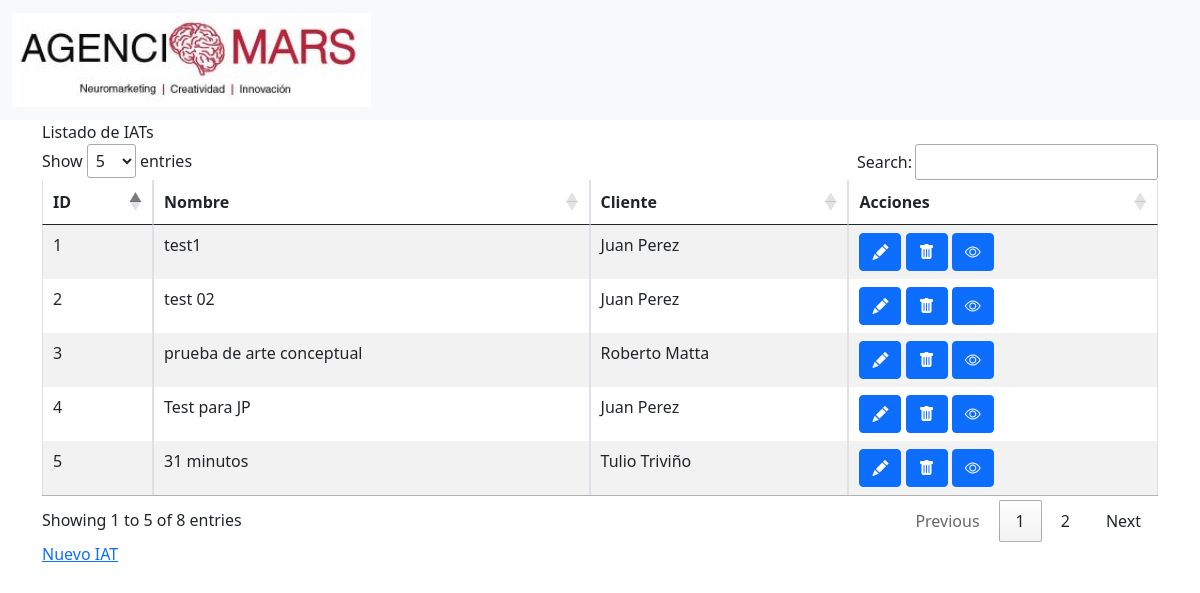
Screenshot of /iat/ with the database file from the repository.
### test_iat/models.py (models this page shows, shortened)
class Test(models.Model):
    TYPES = (
        ("normal", 'Normal'),
        ("elecciones2021", 'Elecciones 2021')
    )
    nombre = models.CharField(max_length=255)
    cliente = models.ForeignKey(Cliente, related_name="tests", on_delete = models.CASCADE)
    tipo =models.CharField(max_length=255,default="normal")
    created_at = models.DateTimeField(auto_now_add=True)
    updated_at = models.DateTimeField(auto_now=True)
    class Meta:
        ordering = ('-created_at',)

class Cliente(models.Model):
    nombre =  models.CharField(max_length=255,unique=True)
    created_at = models.DateTimeField(auto_now_add=True)
    updated_at = models.DateTimeField(auto_now=True)

### test_iat/views.py (the view)
# urls.py: path('iat/', views.iat ),
def iat(request):
    iats=Test.objects.all()
    context={
        "iats":iats,
        "accion":'default'
    }
    return render(request, 'iat.html', context)

### test_iat/templates/iat.html (shortened to what this page needs)
{% extends './base.html' %}
{% block content %}
<div class="container">
    {% ifequal accion "default" %}
    <div class="row">
        <div class="col">
            Listado de IATs
        </div>
    </div>
    <div class="row">
        <div class="col">
            <div class="table-responsive">
                <table id="shows" class="table table-striped table-bordered" width="100%" >
                    <thead>
                        <tr>
                            <th>ID</th>
                            <th>Nombre</th>
                            <th>Cliente</th>
                            <th>Acciones</th>
                        </tr>
                    </thead>
                    <tbody>
                    {% for iat in iats %}
                        <tr>
                            <td> {{iat.id}}</td>
                            <td> {{iat.nombre}}</td>
                            <td> {{iat.cliente.nombre}}</td>
                            <td><span data-placement="top" data-toggle="tooltip" title="Editar">
                                    <a href="/iat/{{iat.id}}/edit" class="btn btn-primary btn-xs" data-title="view" data-toogle="modal" data-target="#view">
                                        <i class="bi bi-pencil-fill"></i>
                                    </a>
                                </span>
                                <span data-placement="top" data-toggle="tooltip" title="Delete">
                                    <a href="#" data-href="/cliente/{{iat.id}}/destroy" class="btn btn-primary btn-xs" data-title="view" data-bs-toggle="modal" data-bs-target="#confirm-delete">
                                        <i class="bi bi-trash-fill"></i>
                                    </a>
                                </span>
                                <a href="/iat/{{iat.id}}" data-href="/iat/{{iat.id}}" class="btn btn-primary btn-xs" data-title="view" title="detalles" >
                                    <i class="bi bi-eye"></i>
                                </a>
                            </td>
                        </tr>
                    {% endfor %}
                    </tbody>
                </table>
            </div>
        </div>
    </div>
    <div class="row">
        <div class="col-8">
            <a href="/iat/new">Nuevo IAT</a>
        </div>
    </div>
    {% endifequal %}
</div>
{% endblock %}

### rows the page displays
Test: id "5", nombre "31 minutos", cliente.nombre "Tulio Triviño"
Test: id "4", nombre "Test para JP", cliente.nombre "Juan Perez"
Test: id "3", nombre "prueba de arte conceptual", cliente.nombre "Roberto Matta"
Test: id "2", nombre "test 02", cliente.nombre "Juan Perez"
Test: id "1", nombre "test1", cliente.nombre "Juan Perez"
